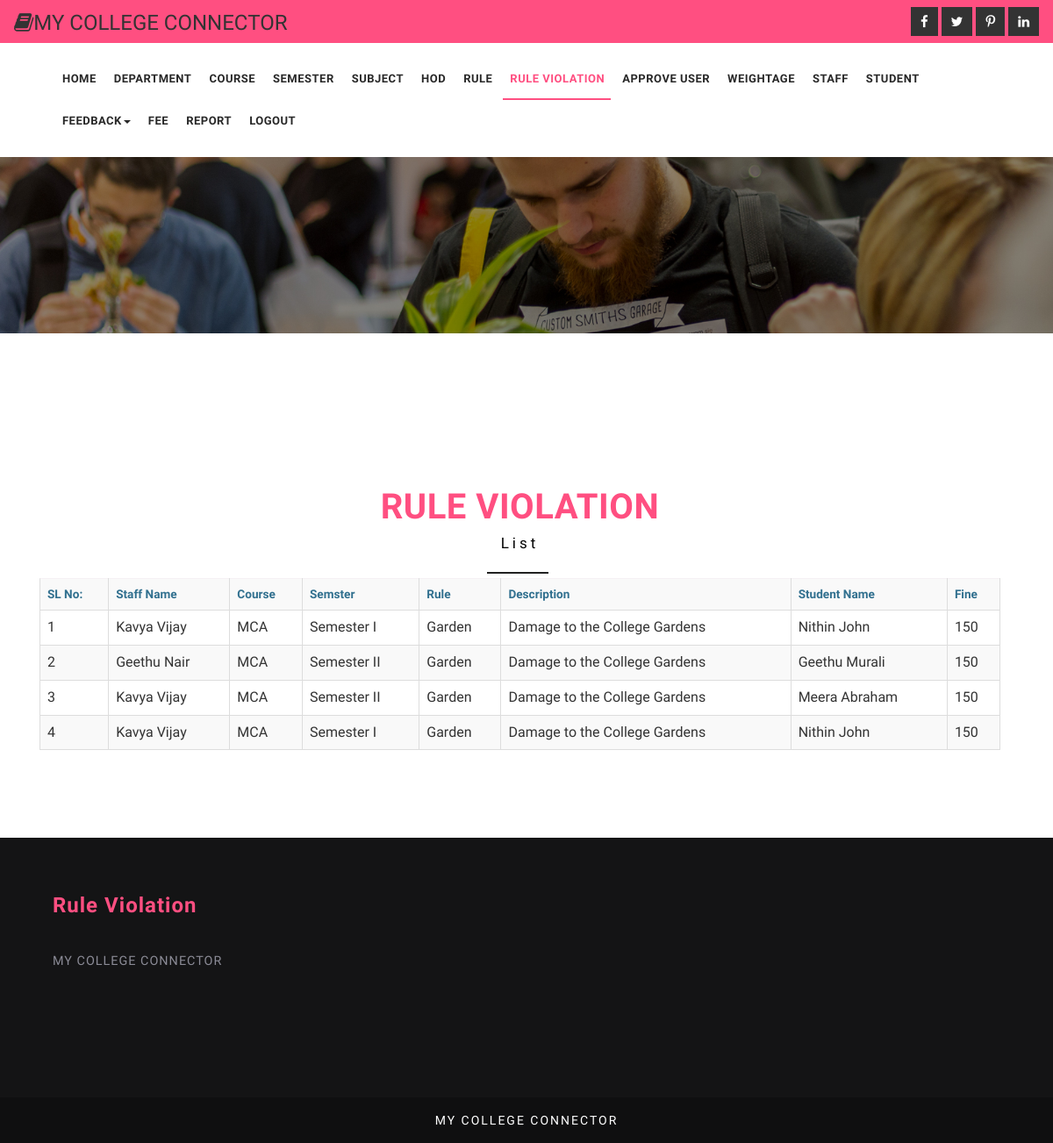
The app's page /admin/rule_violation.php (signed in) with its own data.
### tables this page shows
CREATE TABLE IF NOT EXISTS `tbl_rule_violation` (
  `rule_violation_id` int(11) NOT NULL AUTO_INCREMENT,
  `student_login_id` int(11) NOT NULL,
  `rule_id` int(11) NOT NULL,
  `date_fine` timestamp NOT NULL DEFAULT CURRENT_TIMESTAMP,
  `staff_login_id` int(11) NOT NULL,
  PRIMARY KEY (`rule_violation_id`)
);

CREATE TABLE IF NOT EXISTS `tbl_staff_reg` (
  `staff_id` int(11) NOT NULL AUTO_INCREMENT,
  `first_name` varchar(20) NOT NULL,
  `last_name` varchar(20) NOT NULL,
  `gender` varchar(6) NOT NULL,
  `dob` varchar(30) NOT NULL,
  `address` varchar(100) NOT NULL,
  `phone` bigint(11) NOT NULL,
  `email` varchar(30) NOT NULL,
  `department_id` int(11) NOT NULL,
  `educational_qualification` varchar(60) NOT NULL,
  `date_of_join` varchar(30) NOT NULL,
  `login_id` int(11) NOT NULL,
  `certificate` varchar(50) NOT NULL,
  `qualification` varchar(50) NOT NULL,
  PRIMARY KEY (`staff_id`)
);

CREATE TABLE IF NOT EXISTS `tbl_course` (
  `course_id` int(11) NOT NULL AUTO_INCREMENT,
  `course_name` varchar(30) NOT NULL,
  `duration` int(11) NOT NULL,
  `department_id` int(11) NOT NULL,
  PRIMARY KEY (`course_id`)
);

CREATE TABLE IF NOT EXISTS `tbl_semester` (
  `semester_id` int(11) NOT NULL AUTO_INCREMENT,
  `semester_name` varchar(20) NOT NULL,
  `fee_amount` float(20,2) NOT NULL,
  `course_id` int(11) NOT NULL,
  PRIMARY KEY (`semester_id`)
);

CREATE TABLE IF NOT EXISTS `tbl_rules` (
  `rule_id` int(11) NOT NULL AUTO_INCREMENT,
  `rule_name` varchar(50) NOT NULL,
  `description` varchar(500) NOT NULL,
  `fine` int(11) NOT NULL,
  PRIMARY KEY (`rule_id`)
);

CREATE TABLE IF NOT EXISTS `tbl_student_reg` (
  `stud_reg_id` int(11) NOT NULL AUTO_INCREMENT,
  `first_name` varchar(20) NOT NULL,
  `last_name` varchar(20) NOT NULL,
  `gender` varchar(6) NOT NULL,
  `dob` varchar(30) NOT NULL,
  `address` varchar(100) NOT NULL,
  `phone` int(11) NOT NULL,
  `email` varchar(30) NOT NULL,
  `login_id` int(11) NOT NULL,
  `course_id` int(11) NOT NULL,
  `semester_id` int(11) NOT NULL,
  `entry_date` timestamp NOT NULL DEFAULT CURRENT_TIMESTAMP,
  PRIMARY KEY (`stud_reg_id`)
);

### admin/query.php (called while the page is built, shortened)
<?php
include_once("../dboperation.php");
class query
{
function select_rule_violation()
{
 $sql="select * from tbl_rule_violation as r inner join tbl_rules as ru on r.rule_id=ru.rule_id inner join tbl_student_reg as st on r.student_login_id=st.login_id inner join tbl_semester sem on sem.semester_id=st.semester_id inner join tbl_course as c on c.course_id=sem.course_id inner join tbl_department as d on d.department_id=c.department_id inner join tbl_staff_reg  as ss on r.staff_login_id=ss.login_id order by r.date_fine desc";
		$db=new dboperation();
		$res=$db->execute($sql);
		return $res;
}
}
?>

### dboperation.php (called while the page is built, shortened)
<?php
class dboperation
{
	var $con,$dbcon,$res;
	function dbconnect()
	{
		$this->con=mysqli_connect("localhost","root","","college_connector");
	}
	function execute($qry)
	{
		$this->res=mysqli_query($this->con,$qry);
		return $this->res;
	}
}
?>

### admin/rule_violation.php (the view, shortened to what this page needs)
<!DOCTYPE html>
<html>
<head>
	<link href="../css/bootstrap.css" rel="stylesheet" type="text/css" media="all" />
	<link href="../css/style.css" rel="stylesheet" type="text/css" media="all" />
	<link href="../css/font-awesome.css" rel="stylesheet">
 <link href="../jquery/jquery-ui.css" type="text/css" rel="stylesheet" />
</head>
<body>
	 <?php
if(isset($_SESSION['login_id']))
{
    ?>
	<div class="header-1">
	<div class="agileits_top_menu">
		<div class="w3l_header_left">
					<div>
				<h3><span class="fa fa-book" aria-hidden="true"></span>MY COLLEGE CONNECTOR</h3></div>
			</div>
			<div class="w3l_header_right">
				<div class="w3ls-social-icons text-left">
					<a class="facebook" href="#"><i class="fa fa-facebook"></i></a>
					<a class="twitter" href="#"><i class="fa fa-twitter"></i></a>
					<a class="pinterest" href="#"><i class="fa fa-pinterest-p"></i></a>
					<a class="linkedin" href="#"><i class="fa fa-linkedin"></i></a>
				</div>
			</div>
			<div class="clearfix"> </div>
		</div>
		<div class="content white agile-info">
			<nav class="navbar navbar-default" role="navigation">
				<div class="container">
					<div class="collapse navbar-collapse" id="bs-example-navbar-collapse-1">
						<nav class="link-effect-2" id="link-effect-2">
					<ul class="nav navbar-nav">
								<li><a href="adminhome.php" class="effect-3">Home</a></li>
								<li><a href="department.php" class="effect-3">Department</a></li>
								<li><a href="course.php" class="effect-3">Course</a></li>
	<li><a href="semester.php" class="effect-3">Semester</a></li>
	<li><a href="subject.php" class="effect-3">Subject</a></li>
<li><a href="hod.php" class="effect-3">HOD</a></li>
<li><a href="rule.php" class="effect-3">Rule</a></li>
<li    class="active"><a href="rule_violation.php" class="effect-3">Rule Violation</a></li>
<li><a href="approve_user.php" class="effect-3">Approve User</a></li>
<li><a href="add_weightage.php" class="effect-3">Weightage</a></li>
<li><a href="staff.php" class="effect-3">Staff</a></li>
<li><a href="student.php" class="effect-3">Student</a></li>
<li><a href="#" class="dropdown-toggle hvr-bounce-to-bottom" data-toggle="dropdown" role="button" aria-haspopup="true" aria-expanded="false">Feedback<span class="caret"></span></a>
										</li>
<li><a href="feedetails.php" class="effect-3">Fee</a></li>
								<li><a href="report.php" class="effect-3">Report</a></li>
								<li><a href="../logout.php" class="effect-3">Logout</a></li>
							</ul>
						</nav>
					</div>
				</div>
			</nav>
		</div>
	</div>
	<div class="inner_content_info_agileits">
		<div class="container">
			<div class="inner_sec_grids_info_w3ls">
		<?php
include_once("query.php");
$user=new query();
?>
						<div class="col-md-12 wthree_contact_left_grid">
							<h3 class="heading-agileinfo">Rule Violation<span>List</span></h3>
	 <table  class="table table-striped table-bordered">
    <tr class="alert alert-info">
     <th>SL No:</th>
        <th>Staff Name</th>
      <th>Course</th>
      <th>Semster</th>
       <th>Rule</th>
       <th>Description</th>
      <th>Student Name</th>
      <th>Fine</th>
    </tr>
    <?php
$res=$user->select_rule_violation();
	$count1=1;
  while($r4=mysqli_fetch_array($res))
  {
  ?>
    <tr>
     <td><?php echo $count1 ?></td>
      <td><?php echo $r4['first_name']." ".$r4['last_name'] ?></td>
      <td><?php echo $r4['course_name'] ?></td>
      <td><?php echo $r4['semester_name'] ?></td>
    <td><?php echo $r4['rule_name'] ?></td>
    <td><?php echo $r4['description'] ?></td>
<?php $s=$r4['stud_reg_id']; ?>
     	<?php
     	 $sql00="select * from tbl_student_reg where stud_reg_id='$s'";
		$db=new dboperation();
		$res00=$db->execute($sql00);
while($r400=mysqli_fetch_array($res00))
  {?>
 <td><?php echo $r400['first_name']." ".$r400['last_name'] ?></td>
  <?php }
?>
      <td><?php echo $r4['fine']?></td>
    </tr>
    <?php
	$count1++;
  }
  ?>
  </table>
						</div>
						<div class="clearfix"> </div>
				</div>
			</div>
		</div>
	<div class="footer_top_agileits">
		<div class="container">
			<div class="col-md-4 footer_grid">
				<h3>Rule Violation</h3>
				<p>MY COLLEGE CONNECTOR
				</p>
			</div>
			<div class="col-md-4 footer_grid">
			</div>
			<div class="col-md-4 footer_grid">
			</div>
			<div class="clearfix"> </div>
		</div>
	</div>
	<div class="footer_w3ls">
		<div class="container">
					<div class="footer_bottom1">
						<p>MY COLLEGE CONNECTOR</p>
					</div>
		</div>
	</div>
	<?php
}
else
{
    header("location:../login.php");
}
?>
</body>
</html>

### css/style.css (style rules this page uses)
html, body { margin: 0; font-size: 100%; background: #fff; font-family: 'Work Sans', sans-serif; }
body a { text-decoration: none; transition: 0.5s all; -webkit-transition: 0.5s all; -moz-transition: 0.5s all; -o-transition: 0.5s all; -ms-transition: 0.5s all; }
h1, h2, h3, h4, h5, h6 { margin: 0; font-family: 'Work Sans', sans-serif; }
p { margin: 0; letter-spacing: 1px; font-size: 0.9em; }
ul { margin: 0; padding: 0; }
.w3l_header_left { float:left; margin: .3em 0 0; }
.w3l_header_right { float: right; }
.w3ls-social-icons.text-left a { display: inline-block; }
.w3ls-social-icons i { font-size: 15px; background: #333; padding: 8px 10px; color: #fff; border: 1px solid #333; transition: 0.5s all; -webkit-transition: 0.5s all; -o-transition: 0.5s all; -ms-transition: 0.5s all; -moz-transition: 0.5s all; }
.agileits_top_menu { background: #ff4f81; padding: 0.5em 1em; }
.header-1 { background: url(../images/banner1.jpg) 0px 0px no-repeat; background-size: cover; min-height: 380px; }
.content { margin: 0; padding: 0px; }
.navbar-nav { margin: 0; }
.content.white { background: #fff; padding: 1em 0; }
.navbar { position: relative; min-height: 50px; margin-bottom: 0!important; border: 1px solid transparent; }
.navbar-default { background-color: #fff; border-color: #fff; }
.navbar-default .navbar-nav>li>a { color: #282828; font-size: 13px; letter-spacing: 0.5px; font-weight: 600; text-transform: uppercase; padding: 14px 8px; }
.navbar-nav>li>a { padding-top: 18px; padding-bottom: 15px; }
.navbar-default .navbar-nav>.active>a:before { background: #ff4f81; transform: translateX(0); -webkit-transform: translateX(0); -moz-transform: translateX(0); -o-transform: translateX(0); -ms-transform: translateX(0); }
.effect-3 { overflow: hidden; }
.effect-3:before { left: -1px; bottom: 0; width: 100%; height: 2px; background:#ff4f81; content: ''; position: absolute; transition: transform .5s ease; transform: translateX(-100%); -webkit-transform: translateX(-100%); -moz-transform: translateX(-100%); -o-transform: translateX(-100%); -ms-transform: translateX(-100%); }
.navbar-default .navbar-nav>.active>a, .navbar-default .navbar-nav>.active>a:hover, .navbar-default .navbar-nav>.active>a:focus { color: #ff4f81; background: none; }
.navbar-nav>li { float: left; margin: 0 2px; }
.heading-agileinfo { font-weight: 600; letter-spacing: .5px; font-size: 40px; margin-bottom: 30px; text-align: center; color: #ff4f81; text-transform: uppercase; position: relative; margin-top: 0; }
.heading-agileinfo span { display: block; font-size: 17px!important; margin-top: 10px; letter-spacing: 4px; text-transform: capitalize; color: #000000; font-weight: 500; }
.heading-agileinfo span:after { content: ''; background: #212121; height: 2px; width: 70px; position: absolute; top: 132%; right: 47%; }
.table>thead>tr>th, .table>tbody>tr>th, .table>tfoot>tr>th, .table>thead>tr>td, .table>tbody>tr>td, .table>tfoot>tr>td { padding: 8px; line-height: 1.42857143; vertical-align: top; border-top: 1px solid rgba(241, 234, 239, 0.5); }
.alert { font-size: 0.85em; }
.wthree_contact_left_grid { padding-left: 0; }
.inner_content_info_agileits { padding: 1px 0; }
.footer_top_agileits { background: #141415; padding: 4em 0; }
.footer_w3ls { background: #0f0f10; text-align: center; padding: 1em 0; }
.footer_bottom1 p { color: #fff; font-size: 14px; letter-spacing: 2px; margin-top: 0em; }
.footer_grid h3, .footer_grid_left h3 { font-size: 1.5em; color: #ff4f81; position: relative; margin-bottom: 1.5em; font-weight: 600; letter-spacing: 1px; }
.footer_grid p { color: #8b8b96; line-height: 2em; margin-bottom: 2em; }
@media (max-width:1366px) { .inner_sec_grids_info_w3ls { margin-top: 3em; } }
@media (max-width:1366px) { .inner_content_info_agileits, .banner-bottom, .services { padding: 5em 0; } }

### records on screen
tbl_rule_violation: tbl_staff_reg.first_name "Kavya", tbl_staff_reg.last_name "Vijay", tbl_course.course_name "MCA", tbl_semester.semester_name "Semester I", rule.rule_name "Garden", rule.description "Damage to the College Gardens", rule.fine "150"
tbl_student_reg: first_name "Nithin", last_name "John"
tbl_rule_violation: tbl_staff_reg.first_name "Geethu", tbl_staff_reg.last_name "Nair", tbl_course.course_name "MCA", tbl_semester.semester_name "Semester II", rule.rule_name "Garden", rule.description "Damage to the College Gardens", rule.fine "150"
tbl_student_reg: first_name "Geethu", last_name "Murali"
tbl_rule_violation: tbl_staff_reg.first_name "Kavya", tbl_staff_reg.last_name "Vijay", tbl_course.course_name "MCA", tbl_semester.semester_name "Semester II", rule.rule_name "Garden", rule.description "Damage to the College Gardens", rule.fine "150"
tbl_student_reg: first_name "Meera", last_name "Abraham"
tbl_rule_violation: tbl_staff_reg.first_name "Kavya", tbl_staff_reg.last_name "Vijay", tbl_course.course_name "MCA", tbl_semester.semester_name "Semester I", rule.rule_name "Garden", rule.description "Damage to the College Gardens", rule.fine "150"
